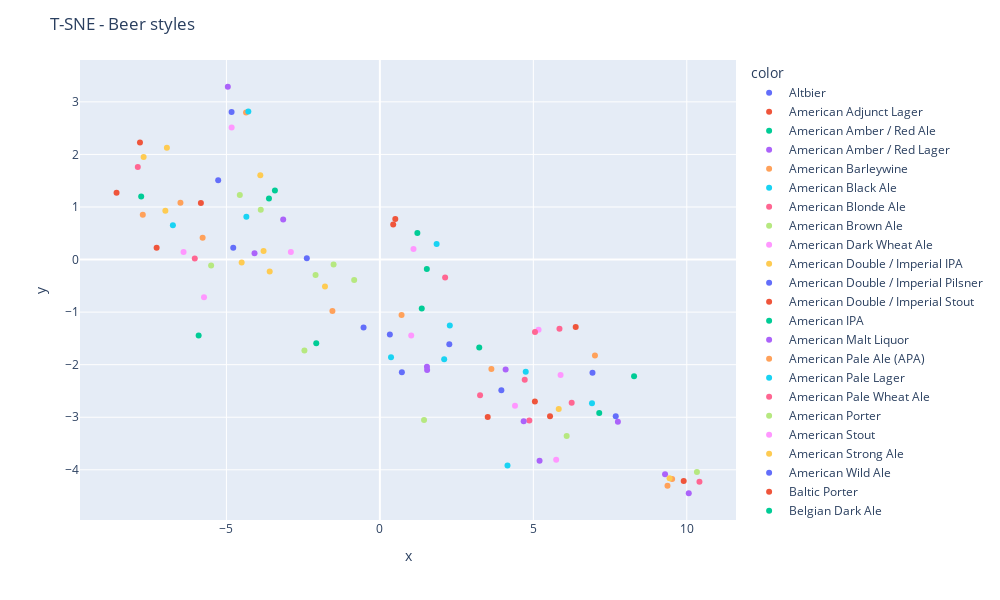

Notebook code cell kept with this figure:
### Markdown cell above
Note that PCA is an unsupervised linear technique for dimensionality reduction. Some non-linear techniques such as T-SNE or UMAP can further be explored in an attempt to gain further insight. 

Trying out with T-SNE does not yield more meaningful insight.

### Code cell
X_reduced_tsne = TSNE(n_components=2, init='random', learning_rate='auto', random_state=0).fit_transform(X)

# Plot the data reduced in 2d space with t-SNE
fig = px.scatter(x=X_reduced_tsne[:,0], y=X_reduced_tsne[:,1], color=style_labels)
fig.update_layout(
    title='T-SNE - Beer styles',
    width=1000,
    height=600,
)
fig.show()

### Figure 1 — Plotly figure (JSON) as saved in the notebook; plotly's stock layout.template omitted (floating-point values rounded to 4 significant figures)
{"data": [{"hovertemplate": "color=Altbier<br>x=%{x}<br>y=%{y}<extra></extra>", "legendgroup": "Altbier", "marker": {"color": "#636efa", "symbol": "circle"}, "mode": "markers", "name": "Altbier", "orientation": "v", "showlegend": true, "type": "scatter", "x": [2.263], "xaxis": "x", "y": [-1.61], "yaxis": "y"}, {"hovertemplate": "color=American Adjunct Lager<br>x=%{x}<br>y=%{y}<extra></extra>", "legendgroup": "American Adjunct Lager", "marker": {"color": "#EF553B", "symbol": "circle"}, "mode": "markers", "name": "American Adjunct Lager", "orientation": "v", "showlegend": true, "type": "scatter", "x": [9.9], "xaxis": "x", "y": [-4.214], "yaxis": "y"}, {"hovertemplate": "color=American Amber / Red Ale<br>x=%{x}<br>y=%{y}<extra></extra>", "legendgroup": "American Amber / Red Ale", "marker": {"color": "#00cc96", "symbol": "circle"}, "mode": "markers", "name": "American Amber / Red Ale", "orientation": "v", "showlegend": true, "type": "scatter", "x": [1.365], "xaxis": "x", "y": [-0.9292], "yaxis": "y"}, {"hovertemplate": "color=American Amber / Red Lager<br>x=%{x}<br>y=%{y}<extra></extra>", "legendgroup": "American Amber / Red Lager", "marker": {"color": "#ab63fa", "symbol": "circle"}, "mode": "markers", "name": "American Amber / Red Lager", "orientation": "v", "showlegend": true, "type": "scatter", "x": [7.755], "xaxis": "x", "y": [-3.084], "yaxis": "y"}, {"hovertemplate": "color=American Barleywine<br>x=%{x}<br>y=%{y}<extra></extra>", "legendgroup": "American Barleywine", "marker": {"color": "#FFA15A", "symbol": "circle"}, "mode": "markers", "name": "American Barleywine", "orientation": "v", "showlegend": true, "type": "scatter", "x": [-7.725], "xaxis": "x", "y": [0.8536], "yaxis": "y"}, {"hovertemplate": "color=American Black Ale<br>x=%{x}<br>y=%{y}<extra></extra>", "legendgroup": "American Black Ale", "marker": {"color": "#19d3f3", "symbol": "circle"}, "mode": "markers", "name": "American Black Ale", "orientation": "v", "showlegend": true, "type": "scatter", "x": [-4.35], "xaxis": "x", "y": [0.8154], "yaxis": "y"}, {"hovertemplate": "color=American Blonde Ale<br>x=%{x}<br>y=%{y}<extra></extra>", "legendgroup": "American Blonde Ale", "marker": {"color": "#FF6692", "symbol": "circle"}, "mode": "markers", "name": "American Blonde Ale", "orientation": "v", "showlegend": true, "type": "scatter", "x": [6.249], "xaxis": "x", "y": [-2.726], "yaxis": "y"}, {"hovertemplate": "color=American Brown Ale<br>x=%{x}<br>y=%{y}<extra></extra>", "legendgroup": "American Brown Ale", "marker": {"color": "#B6E880", "symbol": "circle"}, "mode": "markers", "name": "American Brown Ale", "orientation": "v", "showlegend": true, "type": "scatter", "x": [-1.508], "xaxis": "x", "y": [-0.09435], "yaxis": "y"}, {"hovertemplate": "color=American Dark Wheat Ale<br>x=%{x}<br>y=%{y}<extra></extra>", "legendgroup": "American Dark Wheat Ale", "marker": {"color": "#FF97FF", "symbol": "circle"}, "mode": "markers", "name": "American Dark Wheat Ale", "orientation": "v", "showlegend": true, "type": "scatter", "x": [5.17], "xaxis": "x", "y": [-1.333], "yaxis": "y"}, {"hovertemplate": "color=American Double / Imperial IPA<br>x=%{x}<br>y=%{y}<extra></extra>", "legendgroup": "American Double / Imperial IPA", "marker": {"color": "#FECB52", "symbol": "circle"}, "mode": "markers", "name": "American Double / Imperial IPA", "orientation": "v", "showlegend": true, "type": "scatter", "x": [-6.939], "xaxis": "x", "y": [2.128], "yaxis": "y"}, {"hovertemplate": "color=American Double / Imperial Pilsner<br>x=%{x}<br>y=%{y}<extra></extra>", "legendgroup": "American Double / Imperial Pilsner", "marker": {"color": "#636efa", "symbol": "circle"}, "mode": "markers", "name": "American Double / Imperial Pilsner", "orientation": "v", "showlegend": true, "type": "scatter", "x": [-4.777], "xaxis": "x", "y": [0.2241], "yaxis": "y"}, {"hovertemplate": "color=American Double / Imperial Stout<br>x=%{x}<br>y=%{y}<extra></extra>", "legendgroup": "American Double / Imperial Stout", "marker": {"color": "#EF553B", "symbol": "circle"}, "mode": "markers", "name": "American Double / Imperial Stout", "orientation": "v", "showlegend": true, "type": "scatter", "x": [-7.816], "xaxis": "x", "y": [2.225], "yaxis": "y"}, {"hovertemplate": "color=American IPA<br>x=%{x}<br>y=%{y}<extra></extra>", "legendgroup": "American IPA", "marker": {"color": "#00cc96", "symbol": "circle"}, "mode": "markers", "name": "American IPA", "orientation": "v", "showlegend": true, "type": "scatter", "x": [-3.613], "xaxis": "x", "y": [1.162], "yaxis": "y"}, {"hovertemplate": "color=American Malt Liquor<br>x=%{x}<br>y=%{y}<extra></extra>", "legendgroup": "American Malt Liquor", "marker": {"color": "#ab63fa", "symbol": "circle"}, "mode": "markers", "name": "American Malt Liquor", "orientation": "v", "showlegend": true, "type": "scatter", "x": [10.06], "xaxis": "x", "y": [-4.446], "yaxis": "y"}, {"hovertemplate": "color=American Pale Ale (APA)<br>x=%{x}<br>y=%{y}<extra></extra>", "legendgroup": "American Pale Ale (APA)", "marker": {"color": "#FFA15A", "symbol": "circle"}, "mode": "markers", "name": "American Pale Ale (APA)", "orientation": "v", "showlegend": true, "type": "scatter", "x": [-1.546], "xaxis": "x", "y": [-0.9787], "yaxis": "y"}, {"hovertemplate": "color=American Pale Lager<br>x=%{x}<br>y=%{y}<extra></extra>", "legendgroup": "American Pale Lager", "marker": {"color": "#19d3f3", "symbol": "circle"}, "mode": "markers", "name": "American Pale Lager", "orientation": "v", "showlegend": true, "type": "scatter", "x": [6.911], "xaxis": "x", "y": [-2.733], "yaxis": "y"}, {"hovertemplate": "color=American Pale Wheat Ale<br>x=%{x}<br>y=%{y}<extra></extra>", "legendgroup": "American Pale Wheat Ale", "marker": {"color": "#FF6692", "symbol": "circle"}, "mode": "markers", "name": "American Pale Wheat Ale", "orientation": "v", "showlegend": true, "type": "scatter", "x": [4.72], "xaxis": "x", "y": [-2.288], "yaxis": "y"}, {"hovertemplate": "color=American Porter<br>x=%{x}<br>y=%{y}<extra></extra>", "legendgroup": "American Porter", "marker": {"color": "#B6E880", "symbol": "circle"}, "mode": "markers", "name": "American Porter", "orientation": "v", "showlegend": true, "type": "scatter", "x": [-3.88], "xaxis": "x", "y": [0.9461], "yaxis": "y"}, {"hovertemplate": "color=American Stout<br>x=%{x}<br>y=%{y}<extra></extra>", "legendgroup": "American Stout", "marker": {"color": "#FF97FF", "symbol": "circle"}, "mode": "markers", "name": "American Stout", "orientation": "v", "showlegend": true, "type": "scatter", "x": [-2.9], "xaxis": "x", "y": [0.1459], "yaxis": "y"}, {"hovertemplate": "color=American Strong Ale<br>x=%{x}<br>y=%{y}<extra></extra>", "legendgroup": "American Strong Ale", "marker": {"color": "#FECB52", "symbol": "circle"}, "mode": "markers", "name": "American Strong Ale", "orientation": "v", "showlegend": true, "type": "scatter", "x": [-6.989], "xaxis": "x", "y": [0.9292], "yaxis": "y"}, {"hovertemplate": "color=American Wild Ale<br>x=%{x}<br>y=%{y}<extra></extra>", "legendgroup": "American Wild Ale", "marker": {"color": "#636efa", "symbol": "circle"}, "mode": "markers", "name": "American Wild Ale", "orientation": "v", "showlegend": true, "type": "scatter", "x": [-4.832], "xaxis": "x", "y": [2.808], "yaxis": "y"}, {"hovertemplate": "color=Baltic Porter<br>x=%{x}<br>y=%{y}<extra></extra>", "legendgroup": "Baltic Porter", "marker": {"color": "#EF553B", "symbol": "circle"}, "mode": "markers", "name": "Baltic Porter", "orientation": "v", "showlegend": true, "type": "scatter", "x": [-5.831], "xaxis": "x", "y": [1.078], "yaxis": "y"}, {"hovertemplate": "color=Belgian Dark Ale<br>x=%{x}<br>y=%{y}<extra></extra>", "legendgroup": "Belgian Dark Ale", "marker": {"color": "#00cc96", "symbol": "circle"}, "mode": "markers", "name": "Belgian Dark Ale", "orientation": "v", "showlegend": true, "type": "scatter", "x": [1.53], "xaxis": "x", "y": [-0.182], "yaxis": "y"}, {"hovertemplate": "color=Belgian IPA<br>x=%{x}<br>y=%{y}<extra></extra>", "legendgroup": "Belgian IPA", "marker": {"color": "#ab63fa", "symbol": "circle"}, "mode": "markers", "name": "Belgian IPA", "orientation": "v", "showlegend": true, "type": "scatter", "x": [-4.084], "xaxis": "x", "y": [0.1187], "yaxis": "y"}, {"hovertemplate": "color=Belgian Pale Ale<br>x=%{x}<br>y=%{y}<extra></extra>", "legendgroup": "Belgian Pale Ale", "marker": {"color": "#FFA15A", "symbol": "circle"}, "mode": "markers", "name": "Belgian Pale Ale", "orientation": "v", "showlegend": true, "type": "scatter", "x": [0.7072], "xaxis": "x", "y": [-1.053], "yaxis": "y"}, {"hovertemplate": "color=Belgian Strong Dark Ale<br>x=%{x}<br>y=%{y}<extra></extra>", "legendgroup": "Belgian Strong Dark Ale", "marker": {"color": "#19d3f3", "symbol": "circle"}, "mode": "markers", "name": "Belgian Strong Dark Ale", "orientation": "v", "showlegend": true, "type": "scatter", "x": [-6.744], "xaxis": "x", "y": [0.6522], "yaxis": "y"}, {"hovertemplate": "color=Belgian Strong Pale Ale<br>x=%{x}<br>y=%{y}<extra></extra>", "legendgroup": "Belgian Strong Pale Ale", "marker": {"color": "#FF6692", "symbol": "circle"}, "mode": "markers", "name": "Belgian Strong Pale Ale", "orientation": "v", "showlegend": true, "type": "scatter", "x": [-6.031], "xaxis": "x", "y": [0.01897], "yaxis": "y"}, {"hovertemplate": "color=Berliner Weissbier<br>x=%{x}<br>y=%{y}<extra></extra>", "legendgroup": "Berliner Weissbier", "marker": {"color": "#B6E880", "symbol": "circle"}, "mode": "markers", "name": "Berliner Weissbier", "orientation": "v", "showlegend": true, "type": "scatter", "x": [-2.458], "xaxis": "x", "y": [-1.732], "yaxis": "y"}, {"hovertemplate": "color=Bière de Champagne / Bière Brut<br>x=%{x}<br>y=%{y}<extra></extra>", "legendgroup": "Bière de Champagne / Bière Brut", "marker": {"color": "#FF97FF", "symbol": "circle"}, "mode": "markers", "name": "Bière de Champagne / Bière Brut", "orientation": "v", "showlegend": true, "type": "scatter", "x": [-5.729], "xaxis": "x", "y": [-0.7176], "yaxis": "y"}, {"hovertemplate": "color=Bière de Garde<br>x=%{x}<br>y=%{y}<extra></extra>", "legendgroup": "Bière de Garde", "marker": {"color": "#FECB52", "symbol": "circle"}, "mode": "markers", "name": "Bière de Garde", "orientation": "v", "showlegend": true, "type": "scatter", "x": [-3.59], "xaxis": "x", "y": [-0.2262], "yaxis": "y"}, {"hovertemplate": "color=Black & Tan<br>x=%{x}<br>y=%{y}<extra></extra>", "legendgroup": "Black & Tan", "marker": {"color": "#636efa", "symbol": "circle"}, "mode": "markers", "name": "Black & Tan", "orientation": "v", "showlegend": true, "type": "scatter", "x": [7.685], "xaxis": "x", "y": [-2.981], "yaxis": "y"}, {"hovertemplate": "color=Bock<br>x=%{x}<br>y=%{y}<extra></extra>", "legendgroup": "Bock", "marker": {"color": "#EF553B", "symbol": "circle"}, "mode": "markers", "name": "Bock", "orientation": "v", "showlegend": true, "type": "scatter", "x": [6.381], "xaxis": "x", "y": [-1.284], "yaxis": "y"}, {"hovertemplate": "color=Braggot<br>x=%{x}<br>y=%{y}<extra></extra>", "legendgroup": "Braggot", "marker": {"color": "#00cc96", "symbol": "circle"}, "mode": "markers", "name": "Braggot", "orientation": "v", "showlegend": true, "type": "scatter", "x": [-5.905], "xaxis": "x", "y": [-1.446], "yaxis": "y"}, {"hovertemplate": "color=California Common / Steam Beer<br>x=%{x}<br>y=%{y}<extra></extra>", "legendgroup": "California Common / Steam Beer", "marker": {"color": "#ab63fa", "symbol": "circle"}, "mode": "markers", "name": "California Common / Steam Beer", "orientation": "v", "showlegend": true, "type": "scatter", "x": [1.534], "xaxis": "x", "y": [-2.037], "yaxis": "y"}, {"hovertemplate": "color=Chile Beer<br>x=%{x}<br>y=%{y}<extra></extra>", "legendgroup": "Chile Beer", "marker": {"color": "#FFA15A", "symbol": "circle"}, "mode": "markers", "name": "Chile Beer", "orientation": "v", "showlegend": true, "type": "scatter", "x": [7.008], "xaxis": "x", "y": [-1.827], "yaxis": "y"}, {"hovertemplate": "color=Cream Ale<br>x=%{x}<br>y=%{y}<extra></extra>", "legendgroup": "Cream Ale", "marker": {"color": "#19d3f3", "symbol": "circle"}, "mode": "markers", "name": "Cream Ale", "orientation": "v", "showlegend": true, "type": "scatter", "x": [4.752], "xaxis": "x", "y": [-2.135], "yaxis": "y"}, {"hovertemplate": "color=Czech Pilsener<br>x=%{x}<br>y=%{y}<extra></extra>", "legendgroup": "Czech Pilsener", "marker": {"color": "#FF6692", "symbol": "circle"}, "mode": "markers", "name": "Czech Pilsener", "orientation": "v", "showlegend": true, "type": "scatter", "x": [4.869], "xaxis": "x", "y": [-3.062], "yaxis": "y"}, {"hovertemplate": "color=Doppelbock<br>x=%{x}<br>y=%{y}<extra></extra>", "legendgroup": "Doppelbock", "marker": {"color": "#B6E880", "symbol": "circle"}, "mode": "markers", "name": "Doppelbock", "orientation": "v", "showlegend": true, "type": "scatter", "x": [-5.498], "xaxis": "x", "y": [-0.1134], "yaxis": "y"}, {"hovertemplate": "color=Dortmunder / Export Lager<br>x=%{x}<br>y=%{y}<extra></extra>", "legendgroup": "Dortmunder / Export Lager", "marker": {"color": "#FF97FF", "symbol": "circle"}, "mode": "markers", "name": "Dortmunder / Export Lager", "orientation": "v", "showlegend": true, "type": "scatter", "x": [4.403], "xaxis": "x", "y": [-2.782], "yaxis": "y"}, {"hovertemplate": "color=Dubbel<br>x=%{x}<br>y=%{y}<extra></extra>", "legendgroup": "Dubbel", "marker": {"color": "#FECB52", "symbol": "circle"}, "mode": "markers", "name": "Dubbel", "orientation": "v", "showlegend": true, "type": "scatter", "x": [-4.503], "xaxis": "x", "y": [-0.05456], "yaxis": "y"}, {"hovertemplate": "color=Dunkelweizen<br>x=%{x}<br>y=%{y}<extra></extra>", "legendgroup": "Dunkelweizen", "marker": {"color": "#636efa", "symbol": "circle"}, "mode": "markers", "name": "Dunkelweizen", "orientation": "v", "showlegend": true, "type": "scatter", "x": [0.325], "xaxis": "x", "y": [-1.427], "yaxis": "y"}, {"hovertemplate": "color=Eisbock<br>x=%{x}<br>y=%{y}<extra></extra>", "legendgroup": "Eisbock", "marker": {"color": "#EF553B", "symbol": "circle"}, "mode": "markers", "name": "Eisbock", "orientation": "v", "showlegend": true, "type": "scatter", "x": [-8.58], "xaxis": "x", "y": [1.272], "yaxis": "y"}, {"hovertemplate": "color=English Barleywine<br>x=%{x}<br>y=%{y}<extra></extra>", "legendgroup": "English Barleywine", "marker": {"color": "#00cc96", "symbol": "circle"}, "mode": "markers", "name": "English Barleywine", "orientation": "v", "showlegend": true, "type": "scatter", "x": [-7.777], "xaxis": "x", "y": [1.199], "yaxis": "y"}, {"hovertemplate": "color=English Bitter<br>x=%{x}<br>y=%{y}<extra></extra>", "legendgroup": "English Bitter", "marker": {"color": "#ab63fa", "symbol": "circle"}, "mode": "markers", "name": "English Bitter", "orientation": "v", "showlegend": true, "type": "scatter", "x": [5.203], "xaxis": "x", "y": [-3.826], "yaxis": "y"}, {"hovertemplate": "color=English Brown Ale<br>x=%{x}<br>y=%{y}<extra></extra>", "legendgroup": "English Brown Ale", "marker": {"color": "#FFA15A", "symbol": "circle"}, "mode": "markers", "name": "English Brown Ale", "orientation": "v", "showlegend": true, "type": "scatter", "x": [3.634], "xaxis": "x", "y": [-2.08], "yaxis": "y"}, {"hovertemplate": "color=English Dark Mild Ale<br>x=%{x}<br>y=%{y}<extra></extra>", "legendgroup": "English Dark Mild Ale", "marker": {"color": "#19d3f3", "symbol": "circle"}, "mode": "markers", "name": "English Dark Mild Ale", "orientation": "v", "showlegend": true, "type": "scatter", "x": [4.159], "xaxis": "x", "y": [-3.919], "yaxis": "y"}, {"hovertemplate": "color=English India Pale Ale (IPA)<br>x=%{x}<br>y=%{y}<extra></extra>", "legendgroup": "English India Pale Ale (IPA)", "marker": {"color": "#FF6692", "symbol": "circle"}, "mode": "markers", "name": "English India Pale Ale (IPA)", "orientation": "v", "showlegend": true, "type": "scatter", "x": [5.054], "xaxis": "x", "y": [-1.379], "yaxis": "y"}, {"hovertemplate": "color=English Pale Ale<br>x=%{x}<br>y=%{y}<extra></extra>", "legendgroup": "English Pale Ale", "marker": {"color": "#B6E880", "symbol": "circle"}, "mode": "markers", "name": "English Pale Ale", "orientation": "v", "showlegend": true, "type": "scatter", "x": [6.086], "xaxis": "x", "y": [-3.356], "yaxis": "y"}, {"hovertemplate": "color=English Pale Mild Ale<br>x=%{x}<br>y=%{y}<extra></extra>", "legendgroup": "English Pale Mild Ale", "marker": {"color": "#FF97FF", "symbol": "circle"}, "mode": "markers", "name": "English Pale Mild Ale", "orientation": "v", "showlegend": true, "type": "scatter", "x": [5.744], "xaxis": "x", "y": [-3.81], "yaxis": "y"}, {"hovertemplate": "color=English Porter<br>x=%{x}<br>y=%{y}<extra></extra>", "legendgroup": "English Porter", "marker": {"color": "#FECB52", "symbol": "circle"}, "mode": "markers", "name": "English Porter", "orientation": "v", "showlegend": true, "type": "scatter", "x": [-1.789], "xaxis": "x", "y": [-0.5134], "yaxis": "y"}, {"hovertemplate": "color=English Stout<br>x=%{x}<br>y=%{y}<extra></extra>", "legendgroup": "English Stout", "marker": {"color": "#636efa", "symbol": "circle"}, "mode": "markers", "name": "English Stout", "orientation": "v", "showlegend": true, "type": "scatter", "x": [-0.5316], "xaxis": "x", "y": [-1.291], "yaxis": "y"}, {"hovertemplate": "color=English Strong Ale<br>x=%{x}<br>y=%{y}<extra></extra>", "legendgroup": "English Strong Ale", "marker": {"color": "#EF553B", "symbol": "circle"}, "mode": "markers", "name": "English Strong Ale", "orientation": "v", "showlegend": true, "type": "scatter", "x": [0.4345], "xaxis": "x", "y": [0.6674], "yaxis": "y"}, {"hovertemplate": "color=Euro Dark Lager<br>x=%{x}<br>y=%{y}<extra></extra>", "legendgroup": "Euro Dark Lager", "marker": {"color": "#00cc96", "symbol": "circle"}, "mode": "markers", "name": "Euro Dark Lager", "orientation": "v", "showlegend": true, "type": "scatter", "x": [7.147], "xaxis": "x", "y": [-2.919], "yaxis": "y"}, {"hovertemplate": "color=Euro Pale Lager<br>x=%{x}<br>y=%{y}<extra></extra>", "legendgroup": "Euro Pale Lager", "marker": {"color": "#ab63fa", "symbol": "circle"}, "mode": "markers", "name": "Euro Pale Lager", "orientation": "v", "showlegend": true, "type": "scatter", "x": [9.292], "xaxis": "x", "y": [-4.087], "yaxis": "y"}, {"hovertemplate": "color=Euro Strong Lager<br>x=%{x}<br>y=%{y}<extra></extra>", "legendgroup": "Euro Strong Lager", "marker": {"color": "#FFA15A", "symbol": "circle"}, "mode": "markers", "name": "Euro Strong Lager", "orientation": "v", "showlegend": true, "type": "scatter", "x": [9.371], "xaxis": "x", "y": [-4.305], "yaxis": "y"}, {"hovertemplate": "color=Extra Special / Strong Bitter (ESB)<br>x=%{x}<br>y=%{y}<extra></extra>", "legendgroup": "Extra Special / Strong Bitter (ESB)", "marker": {"color": "#19d3f3", "symbol": "circle"}, "mode": "markers", "name": "Extra Special / Strong Bitter (ESB)", "orientation": "v", "showlegend": true, "type": "scatter", "x": [2.095], "xaxis": "x", "y": [-1.895], "yaxis": "y"}, {"hovertemplate": "color=Faro<br>x=%{x}<br>y=%{y}<extra></extra>", "legendgroup": "Faro", "marker": {"color": "#FF6692", "symbol": "circle"}, "mode": "markers", "name": "Faro", "orientation": "v", "showlegend": true, "type": "scatter", "x": [3.264], "xaxis": "x", "y": [-2.58], "yaxis": "y"}, {"hovertemplate": "color=Flanders Oud Bruin<br>x=%{x}<br>y=%{y}<extra></extra>", "legendgroup": "Flanders Oud Bruin", "marker": {"color": "#B6E880", "symbol": "circle"}, "mode": "markers", "name": "Flanders Oud Bruin", "orientation": "v", "showlegend": true, "type": "scatter", "x": [-4.564], "xaxis": "x", "y": [1.23], "yaxis": "y"}, {"hovertemplate": "color=Flanders Red Ale<br>x=%{x}<br>y=%{y}<extra></extra>", "legendgroup": "Flanders Red Ale", "marker": {"color": "#FF97FF", "symbol": "circle"}, "mode": "markers", "name": "Flanders Red Ale", "orientation": "v", "showlegend": true, "type": "scatter", "x": [-4.83], "xaxis": "x", "y": [2.513], "yaxis": "y"}, {"hovertemplate": "color=Foreign / Export Stout<br>x=%{x}<br>y=%{y}<extra></extra>", "legendgroup": "Foreign / Export Stout", "marker": {"color": "#FECB52", "symbol": "circle"}, "mode": "markers", "name": "Foreign / Export Stout", "orientation": "v", "showlegend": true, "type": "scatter", "x": [-3.789], "xaxis": "x", "y": [0.1627], "yaxis": "y"}, {"hovertemplate": "color=Fruit / Vegetable Beer<br>x=%{x}<br>y=%{y}<extra></extra>", "legendgroup": "Fruit / Vegetable Beer", "marker": {"color": "#636efa", "symbol": "circle"}, "mode": "markers", "name": "Fruit / Vegetable Beer", "orientation": "v", "showlegend": true, "type": "scatter", "x": [6.927], "xaxis": "x", "y": [-2.152], "yaxis": "y"}, {"hovertemplate": "color=German Pilsener<br>x=%{x}<br>y=%{y}<extra></extra>", "legendgroup": "German Pilsener", "marker": {"color": "#EF553B", "symbol": "circle"}, "mode": "markers", "name": "German Pilsener", "orientation": "v", "showlegend": true, "type": "scatter", "x": [5.544], "xaxis": "x", "y": [-2.981], "yaxis": "y"}, {"hovertemplate": "color=Gose<br>x=%{x}<br>y=%{y}<extra></extra>", "legendgroup": "Gose", "marker": {"color": "#00cc96", "symbol": "circle"}, "mode": "markers", "name": "Gose", "orientation": "v", "showlegend": true, "type": "scatter", "x": [-2.073], "xaxis": "x", "y": [-1.591], "yaxis": "y"}, {"hovertemplate": "color=Gueuze<br>x=%{x}<br>y=%{y}<extra></extra>", "legendgroup": "Gueuze", "marker": {"color": "#ab63fa", "symbol": "circle"}, "mode": "markers", "name": "Gueuze", "orientation": "v", "showlegend": true, "type": "scatter", "x": [-4.954], "xaxis": "x", "y": [3.288], "yaxis": "y"}, {"hovertemplate": "color=Happoshu<br>x=%{x}<br>y=%{y}<extra></extra>", "legendgroup": "Happoshu", "marker": {"color": "#FFA15A", "symbol": "circle"}, "mode": "markers", "name": "Happoshu", "orientation": "v", "showlegend": true, "type": "scatter", "x": [9.523], "xaxis": "x", "y": [-4.177], "yaxis": "y"}, {"hovertemplate": "color=Hefeweizen<br>x=%{x}<br>y=%{y}<extra></extra>", "legendgroup": "Hefeweizen", "marker": {"color": "#19d3f3", "symbol": "circle"}, "mode": "markers", "name": "Hefeweizen", "orientation": "v", "showlegend": true, "type": "scatter", "x": [0.3634], "xaxis": "x", "y": [-1.857], "yaxis": "y"}, {"hovertemplate": "color=Herbed / Spiced Beer<br>x=%{x}<br>y=%{y}<extra></extra>", "legendgroup": "Herbed / Spiced Beer", "marker": {"color": "#FF6692", "symbol": "circle"}, "mode": "markers", "name": "Herbed / Spiced Beer", "orientation": "v", "showlegend": true, "type": "scatter", "x": [5.852], "xaxis": "x", "y": [-1.315], "yaxis": "y"}, {"hovertemplate": "color=Irish Dry Stout<br>x=%{x}<br>y=%{y}<extra></extra>", "legendgroup": "Irish Dry Stout", "marker": {"color": "#B6E880", "symbol": "circle"}, "mode": "markers", "name": "Irish Dry Stout", "orientation": "v", "showlegend": true, "type": "scatter", "x": [1.439], "xaxis": "x", "y": [-3.051], "yaxis": "y"}, {"hovertemplate": "color=Irish Red Ale<br>x=%{x}<br>y=%{y}<extra></extra>", "legendgroup": "Irish Red Ale", "marker": {"color": "#FF97FF", "symbol": "circle"}, "mode": "markers", "name": "Irish Red Ale", "orientation": "v", "showlegend": true, "type": "scatter", "x": [5.888], "xaxis": "x", "y": [-2.198], "yaxis": "y"}, {"hovertemplate": "color=Japanese Rice Lager<br>x=%{x}<br>y=%{y}<extra></extra>", "legendgroup": "Japanese Rice Lager", "marker": {"color": "#FECB52", "symbol": "circle"}, "mode": "markers", "name": "Japanese Rice Lager", "orientation": "v", "showlegend": true, "type": "scatter", "x": [9.438], "xaxis": "x", "y": [-4.159], "yaxis": "y"}, {"hovertemplate": "color=Kellerbier / Zwickelbier<br>x=%{x}<br>y=%{y}<extra></extra>", "legendgroup": "Kellerbier / Zwickelbier", "marker": {"color": "#636efa", "symbol": "circle"}, "mode": "markers", "name": "Kellerbier / Zwickelbier", "orientation": "v", "showlegend": true, "type": "scatter", "x": [0.7169], "xaxis": "x", "y": [-2.145], "yaxis": "y"}, {"hovertemplate": "color=Kristalweizen<br>x=%{x}<br>y=%{y}<extra></extra>", "legendgroup": "Kristalweizen", "marker": {"color": "#EF553B", "symbol": "circle"}, "mode": "markers", "name": "Kristalweizen", "orientation": "v", "showlegend": true, "type": "scatter", "x": [5.051], "xaxis": "x", "y": [-2.7], "yaxis": "y"}, {"hovertemplate": "color=Kvass<br>x=%{x}<br>y=%{y}<extra></extra>", "legendgroup": "Kvass", "marker": {"color": "#00cc96", "symbol": "circle"}, "mode": "markers", "name": "Kvass", "orientation": "v", "showlegend": true, "type": "scatter", "x": [8.283], "xaxis": "x", "y": [-2.221], "yaxis": "y"}, {"hovertemplate": "color=Kölsch<br>x=%{x}<br>y=%{y}<extra></extra>", "legendgroup": "Kölsch", "marker": {"color": "#ab63fa", "symbol": "circle"}, "mode": "markers", "name": "Kölsch", "orientation": "v", "showlegend": true, "type": "scatter", "x": [4.685], "xaxis": "x", "y": [-3.076], "yaxis": "y"}, {"hovertemplate": "color=Lambic - Fruit<br>x=%{x}<br>y=%{y}<extra></extra>", "legendgroup": "Lambic - Fruit", "marker": {"color": "#FFA15A", "symbol": "circle"}, "mode": "markers", "name": "Lambic - Fruit", "orientation": "v", "showlegend": true, "type": "scatter", "x": [-4.359], "xaxis": "x", "y": [2.796], "yaxis": "y"}, {"hovertemplate": "color=Lambic - Unblended<br>x=%{x}<br>y=%{y}<extra></extra>", "legendgroup": "Lambic - Unblended", "marker": {"color": "#19d3f3", "symbol": "circle"}, "mode": "markers", "name": "Lambic - Unblended", "orientation": "v", "showlegend": true, "type": "scatter", "x": [-4.286], "xaxis": "x", "y": [2.816], "yaxis": "y"}, {"hovertemplate": "color=Light Lager<br>x=%{x}<br>y=%{y}<extra></extra>", "legendgroup": "Light Lager", "marker": {"color": "#FF6692", "symbol": "circle"}, "mode": "markers", "name": "Light Lager", "orientation": "v", "showlegend": true, "type": "scatter", "x": [10.41], "xaxis": "x", "y": [-4.227], "yaxis": "y"}, {"hovertemplate": "color=Low Alcohol Beer<br>x=%{x}<br>y=%{y}<extra></extra>", "legendgroup": "Low Alcohol Beer", "marker": {"color": "#B6E880", "symbol": "circle"}, "mode": "markers", "name": "Low Alcohol Beer", "orientation": "v", "showlegend": true, "type": "scatter", "x": [10.33], "xaxis": "x", "y": [-4.044], "yaxis": "y"}, {"hovertemplate": "color=Maibock / Helles Bock<br>x=%{x}<br>y=%{y}<extra></extra>", "legendgroup": "Maibock / Helles Bock", "marker": {"color": "#FF97FF", "symbol": "circle"}, "mode": "markers", "name": "Maibock / Helles Bock", "orientation": "v", "showlegend": true, "type": "scatter", "x": [1.096], "xaxis": "x", "y": [0.2013], "yaxis": "y"}, {"hovertemplate": "color=Milk / Sweet Stout<br>x=%{x}<br>y=%{y}<extra></extra>", "legendgroup": "Milk / Sweet Stout", "marker": {"color": "#FECB52", "symbol": "circle"}, "mode": "markers", "name": "Milk / Sweet Stout", "orientation": "v", "showlegend": true, "type": "scatter", "x": [-3.895], "xaxis": "x", "y": [1.604], "yaxis": "y"}, {"hovertemplate": "color=Munich Dunkel Lager<br>x=%{x}<br>y=%{y}<extra></extra>", "legendgroup": "Munich Dunkel Lager", "marker": {"color": "#636efa", "symbol": "circle"}, "mode": "markers", "name": "Munich Dunkel Lager", "orientation": "v", "showlegend": true, "type": "scatter", "x": [3.958], "xaxis": "x", "y": [-2.489], "yaxis": "y"}, {"hovertemplate": "color=Munich Helles Lager<br>x=%{x}<br>y=%{y}<extra></extra>", "legendgroup": "Munich Helles Lager", "marker": {"color": "#EF553B", "symbol": "circle"}, "mode": "markers", "name": "Munich Helles Lager", "orientation": "v", "showlegend": true, "type": "scatter", "x": [3.514], "xaxis": "x", "y": [-2.996], "yaxis": "y"}, {"hovertemplate": "color=Märzen / Oktoberfest<br>x=%{x}<br>y=%{y}<extra></extra>", "legendgroup": "Märzen / Oktoberfest", "marker": {"color": "#00cc96", "symbol": "circle"}, "mode": "markers", "name": "Märzen / Oktoberfest", "orientation": "v", "showlegend": true, "type": "scatter", "x": [3.238], "xaxis": "x", "y": [-1.674], "yaxis": "y"}, {"hovertemplate": "color=Oatmeal Stout<br>x=%{x}<br>y=%{y}<extra></extra>", "legendgroup": "Oatmeal Stout", "marker": {"color": "#ab63fa", "symbol": "circle"}, "mode": "markers", "name": "Oatmeal Stout", "orientation": "v", "showlegend": true, "type": "scatter", "x": [-3.15], "xaxis": "x", "y": [0.7601], "yaxis": "y"}, {"hovertemplate": "color=Old Ale<br>x=%{x}<br>y=%{y}<extra></extra>", "legendgroup": "Old Ale", "marker": {"color": "#FFA15A", "symbol": "circle"}, "mode": "markers", "name": "Old Ale", "orientation": "v", "showlegend": true, "type": "scatter", "x": [-6.498], "xaxis": "x", "y": [1.081], "yaxis": "y"}, {"hovertemplate": "color=Pumpkin Ale<br>x=%{x}<br>y=%{y}<extra></extra>", "legendgroup": "Pumpkin Ale", "marker": {"color": "#19d3f3", "symbol": "circle"}, "mode": "markers", "name": "Pumpkin Ale", "orientation": "v", "showlegend": true, "type": "scatter", "x": [1.849], "xaxis": "x", "y": [0.2974], "yaxis": "y"}, {"hovertemplate": "color=Quadrupel (Quad)<br>x=%{x}<br>y=%{y}<extra></extra>", "legendgroup": "Quadrupel (Quad)", "marker": {"color": "#FF6692", "symbol": "circle"}, "mode": "markers", "name": "Quadrupel (Quad)", "orientation": "v", "showlegend": true, "type": "scatter", "x": [-7.888], "xaxis": "x", "y": [1.759], "yaxis": "y"}, {"hovertemplate": "color=Rauchbier<br>x=%{x}<br>y=%{y}<extra></extra>", "legendgroup": "Rauchbier", "marker": {"color": "#B6E880", "symbol": "circle"}, "mode": "markers", "name": "Rauchbier", "orientation": "v", "showlegend": true, "type": "scatter", "x": [-2.095], "xaxis": "x", "y": [-0.2949], "yaxis": "y"}, {"hovertemplate": "color=Roggenbier<br>x=%{x}<br>y=%{y}<extra></extra>", "legendgroup": "Roggenbier", "marker": {"color": "#FF97FF", "symbol": "circle"}, "mode": "markers", "name": "Roggenbier", "orientation": "v", "showlegend": true, "type": "scatter", "x": [1.021], "xaxis": "x", "y": [-1.445], "yaxis": "y"}, {"hovertemplate": "color=Russian Imperial Stout<br>x=%{x}<br>y=%{y}<extra></extra>", "legendgroup": "Russian Imperial Stout", "marker": {"color": "#FECB52", "symbol": "circle"}, "mode": "markers", "name": "Russian Imperial Stout", "orientation": "v", "showlegend": true, "type": "scatter", "x": [-7.697], "xaxis": "x", "y": [1.952], "yaxis": "y"}, {"hovertemplate": "color=Rye Beer<br>x=%{x}<br>y=%{y}<extra></extra>", "legendgroup": "Rye Beer", "marker": {"color": "#636efa", "symbol": "circle"}, "mode": "markers", "name": "Rye Beer", "orientation": "v", "showlegend": true, "type": "scatter", "x": [-2.38], "xaxis": "x", "y": [0.02423], "yaxis": "y"}, {"hovertemplate": "color=Sahti<br>x=%{x}<br>y=%{y}<extra></extra>", "legendgroup": "Sahti", "marker": {"color": "#EF553B", "symbol": "circle"}, "mode": "markers", "name": "Sahti", "orientation": "v", "showlegend": true, "type": "scatter", "x": [0.5024], "xaxis": "x", "y": [0.7712], "yaxis": "y"}, {"hovertemplate": "color=Saison / Farmhouse Ale<br>x=%{x}<br>y=%{y}<extra></extra>", "legendgroup": "Saison / Farmhouse Ale", "marker": {"color": "#00cc96", "symbol": "circle"}, "mode": "markers", "name": "Saison / Farmhouse Ale", "orientation": "v", "showlegend": true, "type": "scatter", "x": [-3.42], "xaxis": "x", "y": [1.314], "yaxis": "y"}, {"hovertemplate": "color=Schwarzbier<br>x=%{x}<br>y=%{y}<extra></extra>", "legendgroup": "Schwarzbier", "marker": {"color": "#ab63fa", "symbol": "circle"}, "mode": "markers", "name": "Schwarzbier", "orientation": "v", "showlegend": true, "type": "scatter", "x": [1.54], "xaxis": "x", "y": [-2.099], "yaxis": "y"}, {"hovertemplate": "color=Scotch Ale / Wee Heavy<br>x=%{x}<br>y=%{y}<extra></extra>", "legendgroup": "Scotch Ale / Wee Heavy", "marker": {"color": "#FFA15A", "symbol": "circle"}, "mode": "markers", "name": "Scotch Ale / Wee Heavy", "orientation": "v", "showlegend": true, "type": "scatter", "x": [-5.775], "xaxis": "x", "y": [0.4161], "yaxis": "y"}, {"hovertemplate": "color=Scottish Ale<br>x=%{x}<br>y=%{y}<extra></extra>", "legendgroup": "Scottish Ale", "marker": {"color": "#19d3f3", "symbol": "circle"}, "mode": "markers", "name": "Scottish Ale", "orientation": "v", "showlegend": true, "type": "scatter", "x": [2.279], "xaxis": "x", "y": [-1.256], "yaxis": "y"}, {"hovertemplate": "color=Scottish Gruit / Ancient Herbed Ale<br>x=%{x}<br>y=%{y}<extra></extra>", "legendgroup": "Scottish Gruit / Ancient Herbed Ale", "marker": {"color": "#FF6692", "symbol": "circle"}, "mode": "markers", "name": "Scottish Gruit / Ancient Herbed Ale", "orientation": "v", "showlegend": true, "type": "scatter", "x": [2.126], "xaxis": "x", "y": [-0.3427], "yaxis": "y"}, {"hovertemplate": "color=Smoked Beer<br>x=%{x}<br>y=%{y}<extra></extra>", "legendgroup": "Smoked Beer", "marker": {"color": "#B6E880", "symbol": "circle"}, "mode": "markers", "name": "Smoked Beer", "orientation": "v", "showlegend": true, "type": "scatter", "x": [-0.8375], "xaxis": "x", "y": [-0.3875], "yaxis": "y"}, {"hovertemplate": "color=Tripel<br>x=%{x}<br>y=%{y}<extra></extra>", "legendgroup": "Tripel", "marker": {"color": "#FF97FF", "symbol": "circle"}, "mode": "markers", "name": "Tripel", "orientation": "v", "showlegend": true, "type": "scatter", "x": [-6.396], "xaxis": "x", "y": [0.1442], "yaxis": "y"}, {"hovertemplate": "color=Vienna Lager<br>x=%{x}<br>y=%{y}<extra></extra>", "legendgroup": "Vienna Lager", "marker": {"color": "#FECB52", "symbol": "circle"}, "mode": "markers", "name": "Vienna Lager", "orientation": "v", "showlegend": true, "type": "scatter", "x": [5.828], "xaxis": "x", "y": [-2.843], "yaxis": "y"}, {"hovertemplate": "color=Weizenbock<br>x=%{x}<br>y=%{y}<extra></extra>", "legendgroup": "Weizenbock", "marker": {"color": "#636efa", "symbol": "circle"}, "mode": "markers", "name": "Weizenbock", "orientation": "v", "showlegend": true, "type": "scatter", "x": [-5.268], "xaxis": "x", "y": [1.507], "yaxis": "y"}, {"hovertemplate": "color=Wheatwine<br>x=%{x}<br>y=%{y}<extra></extra>", "legendgroup": "Wheatwine", "marker": {"color": "#EF553B", "symbol": "circle"}, "mode": "markers", "name": "Wheatwine", "orientation": "v", "showlegend": true, "type": "scatter", "x": [-7.274], "xaxis": "x", "y": [0.2235], "yaxis": "y"}, {"hovertemplate": "color=Winter Warmer<br>x=%{x}<br>y=%{y}<extra></extra>", "legendgroup": "Winter Warmer", "marker": {"color": "#00cc96", "symbol": "circle"}, "mode": "markers", "name": "Winter Warmer", "orientation": "v", "showlegend": true, "type": "scatter", "x": [1.221], "xaxis": "x", "y": [0.5041], "yaxis": "y"}, {"hovertemplate": "color=Witbier<br>x=%{x}<br>y=%{y}<extra></extra>", "legendgroup": "Witbier", "marker": {"color": "#ab63fa", "symbol": "circle"}, "mode": "markers", "name": "Witbier", "orientation": "v", "showlegend": true, "type": "scatter", "x": [4.097], "xaxis": "x", "y": [-2.09], "yaxis": "y"}], "layout": {"height": 600, "legend": {"title": {"text": "color"}, "tracegroupgap": 0}, "margin": {"t": 60}, "title": {"text": "T-SNE - Beer styles"}, "width": 1000, "xaxis": {"anchor": "y", "domain": [0, 1], "title": {"text": "x"}}, "yaxis": {"anchor": "x", "domain": [0, 1], "title": {"text": "y"}}}}
